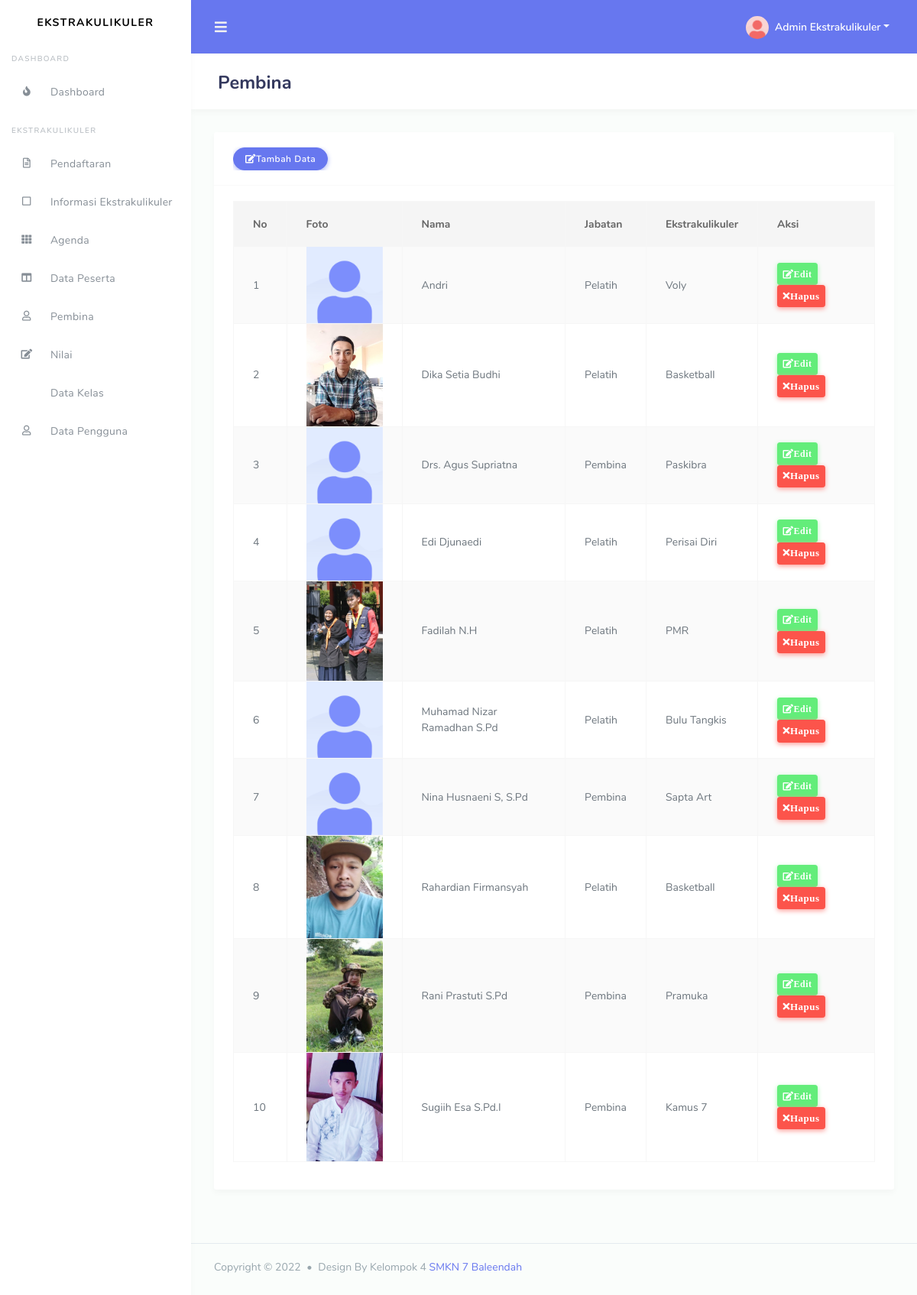
/pembina.php (signed in), run on the app's committed database.
### tables this page shows
CREATE TABLE `pembina` (
  `id` int(11) NOT NULL,
  `nama` varchar(225) NOT NULL,
  `jabatan` varchar(225) NOT NULL,
  `ekstrakulikuler` varchar(225) NOT NULL,
  `foto` varchar(225) NOT NULL
);

### pembina.php (the view, shortened to what this page needs)
<?php
include 'koneksi.php';
    ?>
<!DOCTYPE html>
<html lang="en">
<head><link href="img/lg.png" rel="shortcut icon">
  <link rel="stylesheet" href="assets/modules/bootstrap/css/bootstrap.min.css">
  <link rel="stylesheet" href="assets/modules/fontawesome/css/all.min.css">
  <link rel="stylesheet" href="assets/modules/datatables/datatables.min.css">
  <link rel="stylesheet" href="assets/modules/datatables/DataTables-1.10.16/css/dataTables.bootstrap4.min.css">
  <link rel="stylesheet" href="assets/modules/datatables/Select-1.2.4/css/select.bootstrap4.min.css">
  <link rel="stylesheet" href="assets/css/style.css">
  <link rel="stylesheet" href="assets/css/components.css">
</head>
<body>
  <div id="app">
    <div class="main-wrapper main-wrapper-1">
      <div class="navbar-bg"></div>
      <?php
      include"sidebar_admin.php";
      ?>
      <div class="main-content">
        <section class="section">
          <div class="section-header">
            <h1>Pembina</h1>
          </div>
            <div class="row">
              <div class="col-12">
                <div class="card">
                 <div class="card-header">
                  <div class="table-responsive">
                  <a href="form_simpan.php" class="btn btn-primary">
                    <i class="fa fa-edit"></i>Tambah Data</a>
                  </div>
               <br>
              </div>
              <div class="card-body">
               <div class="table-responsive">
               <table id="example1" class="table table-bordered table-striped">
               <thead>
                <tr>
                  <th>No</th>
                  <th>Foto</th>
                  <th>Nama</th>
                  <th>Jabatan</th>
                  <th>Ekstrakulikuler</th>
                  <th>Aksi</th>
                </tr>
              </thead>
            <?php
            $no = 1;
            $sql = $connect->query("SELECT * from pembina order by nama asc");
              while ($data= $sql->fetch_assoc()) {
            ?>
          <tr>
            <td>
              <?php echo $no++; ?>
            </td>
            <td align="center">
              <img src="foto/<?php echo $data['foto']; ?>" width="100px" />
            </td>
            <td>
              <?php echo $data['nama']; ?>
            </td>
            <td>
              <?php echo $data['jabatan']; ?>
            </td>
            <td>
              <?php echo $data['ekstrakulikuler']; ?>
            </td>
            <td>
              <a href="form_update.php?id=<?php echo $data['id']; ?>" title="Ubah" class="btn btn-success btn-sm">
                <i class="fa fa-edit">Edit</i>
              </a>
              <a href="proses_hapus.php?id=<?php echo $data['id']; ?>" onclick="return confirm('Apakah anda yakin hapus data ini ?')"
               title="Hapus" class="btn btn-danger btn-sm">
                <i class="fas fa-times">Hapus</i>
            </td>
          </tr>
          <?php
              }
            ?>
      </table>
    </div>
        </section>
      </div>
      <?php
      include"footer.php";
      ?>
    </div>
  </div>
</body>
</html>

### sidebar_admin.php (shortened to what this page needs)
<nav class="navbar navbar-expand-lg main-navbar">
    <form class="form-inline mr-auto">
      <ul class="navbar-nav mr-3">
        <li><a href="#" data-toggle="sidebar" class="nav-link nav-link-lg"><i class="fas fa-bars"></i></a></li>
      </ul>
    </form>
    <ul class="navbar-nav navbar-right">
      <li class="dropdown"><a href="#" data-toggle="dropdown" class="nav-link dropdown-toggle nav-link-lg nav-link-user">
        <img alt="image" src="assets/img/avatar/avatar-5.png" class="rounded-circle mr-1">
        <div class="d-sm-none d-lg-inline-block"><?php echo $_SESSION['admin_name'] ?></div></a>
      </li>
    </ul>
  </nav>
  <div class="main-sidebar sidebar-style-2">
    <aside id="sidebar-wrapper">
      <div class="sidebar-brand">
        <a href="index2.php">Ekstrakulikuler</a>
      </div>
      <ul class="sidebar-menu">
        <li class="menu-header">Dashboard</li>
        <li >
          <a href="index2.php" ><i class="fas fa-fire"></i><span href="index2.php">Dashboard</span></a>
        </li>
        <li class="menu-header">Ekstrakulikuler</li>
        <li >
          <a href="pendaftaran.php"><i class="far fa-file-alt" ></i> <span href="pendaftaran.php">Pendaftaran</span></a>
        </li>
        <li>
          <a class="nav-link" href="ekstrakulikuler_admin.php "><i class="far fa-square"></i> <span href="ekstrakulikuler_admin.php"> Informasi Ekstrakulikuler</span></a>
        </li>
        <li >
          <a href="agenda.php" ><i class="fas fa-th"></i> <span href="agenda.php">Agenda</span></a>
        </li>
        <li>
          <a href="datapeserta.php" ><i class="fas fa-columns"></i> <span href="datapeserta.php">Data Peserta</span></a>
        </li>
        <li>
          <a href="pembina.php" ><i class="far fa-user"></i> <span href="pembina.php">Pembina</span></a>
        </li>
         <li>
          <a class="nav-link" href="nilai_admin.php"><i class="fas fa-edit"></i> <span  href="nilai_admin.php">Nilai</span></a>
        </li>
          <li>
          <a href="datakelas.php" ><i class="far fa-pencil-ruler"></i> <span href="datakelas.php">Data Kelas</span></a>
            </li>
          <li>
          <a href="datauser.php" ><i class="far fa-user"></i> <span href="datauser.php">Data Pengguna</span></a>
            </li>
      </ul>
      </aside>
  </div>

### footer.php (shortened to what this page needs)
<footer class="main-footer">
       <div class="footer-left">
         Copyright &copy; 2022 <div class="bullet"></div> Design By Kelompok 4 <a href="http://smkn7baleendah.sch.id/">SMKN 7 Baleendah</a>
       </div>
     </footer>

### data on the page
pembina: foto (picture), nama "Andri", jabatan "Pelatih", ekstrakulikuler "Voly"
pembina: foto (picture), nama "Dika Setia Budhi", jabatan "Pelatih", ekstrakulikuler "Basketball"
pembina: foto (picture), nama "Drs. Agus Supriatna", jabatan "Pembina", ekstrakulikuler "Paskibra"
pembina: foto (picture), nama "Edi Djunaedi", jabatan "Pelatih", ekstrakulikuler "Perisai Diri"
pembina: foto (picture), nama "Fadilah N.H", jabatan "Pelatih", ekstrakulikuler "PMR"
pembina: foto (picture), nama "Muhamad Nizar Ramadhan S.Pd", jabatan "Pelatih", ekstrakulikuler "Bulu Tangkis"
pembina: foto (picture), nama "Nina Husnaeni S, S.Pd", jabatan "Pembina", ekstrakulikuler "Sapta Art"
pembina: foto (picture), nama "Rahardian Firmansyah", jabatan "Pelatih", ekstrakulikuler "Basketball"
pembina: foto (picture), nama "Rani Prastuti S.Pd", jabatan "Pembina", ekstrakulikuler "Pramuka"
pembina: foto (picture), nama "Sugiih Esa S.Pd.I", jabatan "Pembina", ekstrakulikuler "Kamus 7"

### other printed values
$_SESSION['admin_name'] "Admin Ekstrakulikuler"
